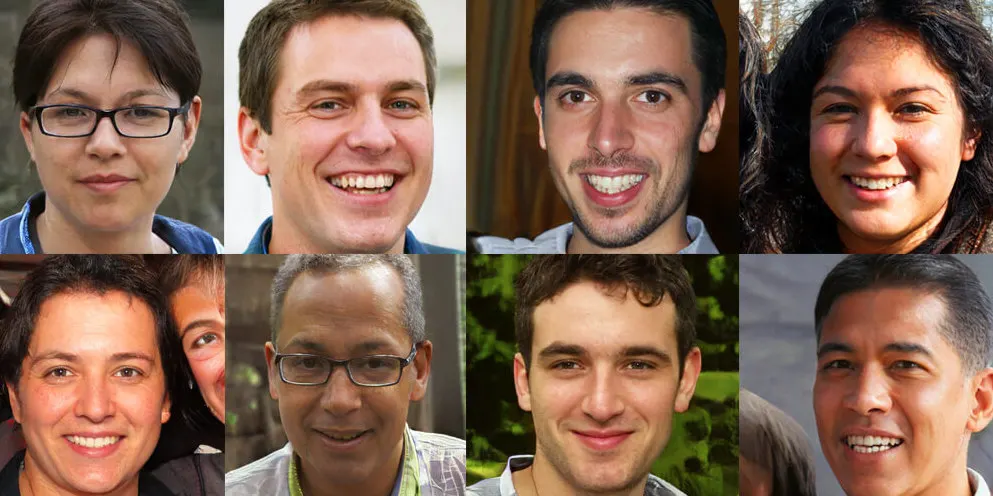
#> input picture data/test2.png, 993 x 496 px
$ python face_detection_pic.py
#> lines starting #> are read from the running program, lines starting #| are printed output that depends on the picture; after the words box and inside, x2 and y2 are one past the last pixel; in counts of white or black regions, pixels touching at a corner belong together
import numpy as np
import cv2

face_cascade = cv2.CascadeClassifier('data/haarcascade_frontalface_default.xml')

#img = cv2.imread('data/test.png')
img = cv2.imread('data/test2.png')
#> img is the input picture: shape (496, 993, 3); mean B, G, R 82, 99.2, 128.5
gray = cv2.cvtColor(img, cv2.COLOR_BGR2GRAY)
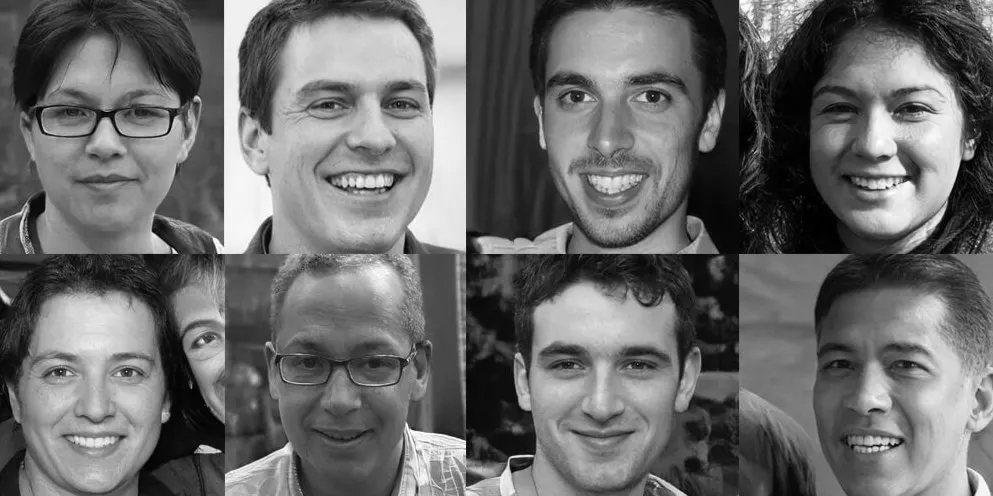
#> gray: shape (496, 993); min 0, max 255, mean 106
faces = face_cascade.detectMultiScale(gray, 1.1, 4)
#> faces = [[17, 46, 179, 179], [791, 41, 175, 175], [18, 310, 160, 160], [509, 292, 184, 184], [261, 23, 204, 204], [779, 293, 184, 184], [250, 299, 181, 181], [515, 21, 200, 200]]

for (x, y, w, h) in faces:
    cv2.rectangle(img, (x, y), (x + w, y + h), (255, 0, 0), 3)
#> this loop made 8 passes
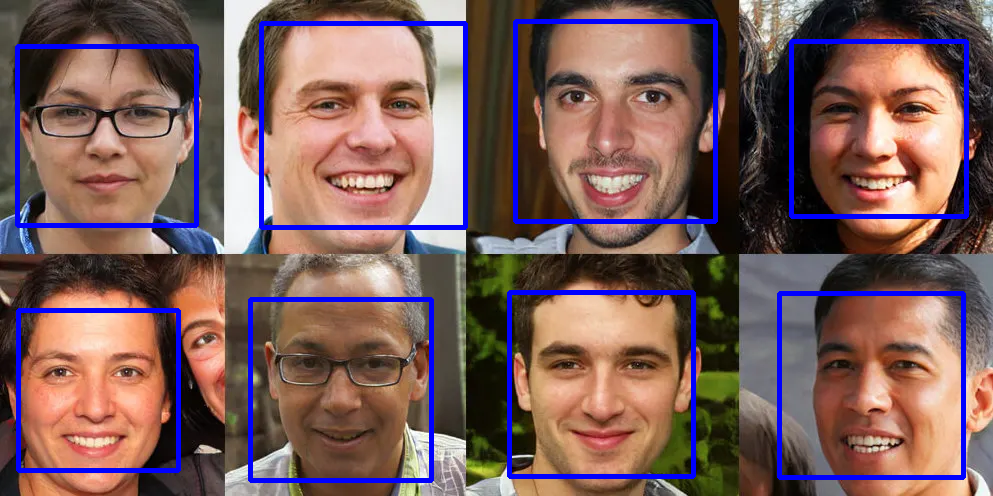
#> img: shape (496, 993, 3); 5.94% of pixels changed, all inside (x1, y1, x2, y2) = (15, 19, 969, 483)


cv2.imshow('image', img)

cv2.waitKey(0)
cv2.destroyAllWindows()

$ run again, with data/test.png copied over data/test2.png
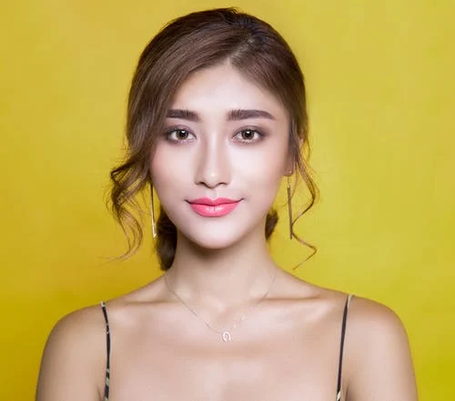
#> input picture data/test.png, 455 x 401 px
#> img is the input picture: shape (401, 455, 3); mean B, G, R 91.1, 168.5, 194.9
#> `gray = cv2.cvtColor(img, cv2.COLOR_BGR2GRAY)`:
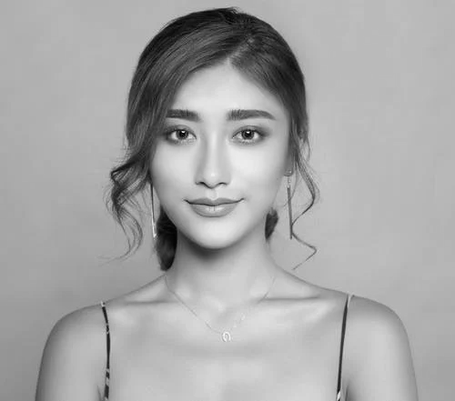
#> gray: shape (401, 455); min 1, max 246, mean 167.5
#> faces = [[131, 69, 171, 171]]
#> the loop `for (x, y, w, h) in faces:` made 1 pass
#> after the loop `for (x, y, w, h) in faces:`:
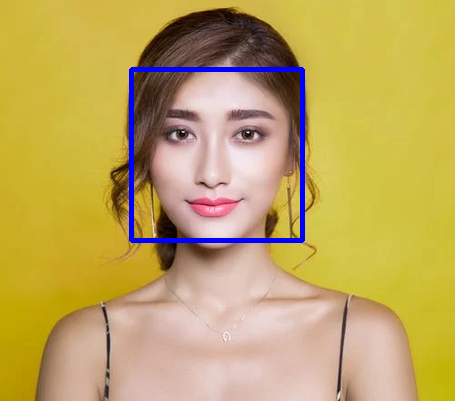
#> img: shape (401, 455, 3); 1.87% of pixels changed, all inside (x1, y1, x2, y2) = (129, 67, 305, 243)

$ run again, with data/basketball1.png copied over data/test2.png
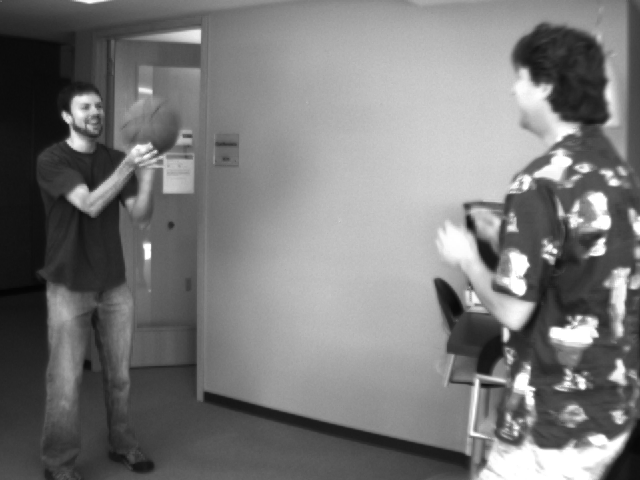
#> input picture data/basketball1.png, 640 x 480 px
#> img is the input picture: shape (480, 640, 3); min 4, max 255, mean 120.3
#> faces = [[72, 91, 39, 39], [523, 332, 91, 91]]
#> the loop `for (x, y, w, h) in faces:` made 2 passes
#> after the loop `for (x, y, w, h) in faces:`:
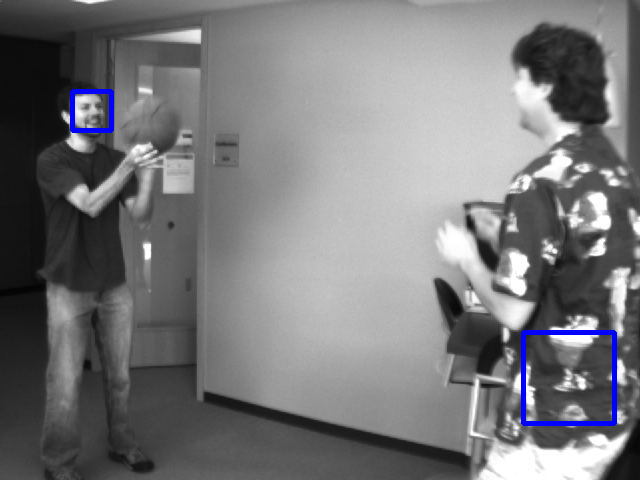
#> img: shape (480, 640, 3); 0.84% of pixels changed, all inside (x1, y1, x2, y2) = (70, 89, 617, 426)
